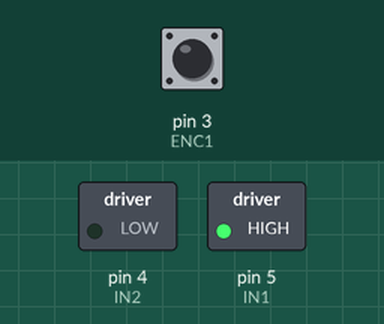
This sketch was run on a simulated Arduino Uno, built with avr-gcc and run on an emulated ATmega328P. Parts: switched loads named in the sketch (green lamp = pin HIGH). The test bench sets the inputs (shaded band); at power-on: pin 3 (ENC1) HIGH. What the sketch prints to the serial monitor is not drawn.

Above: at 0.1 s.
Timing chart, 0 to 1.6 s (numbered marks = the images above):
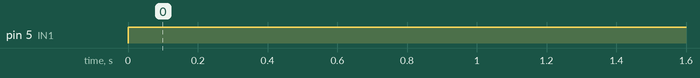

The sketch:

Una_vuelta.ino
```cpp
int IN1 = 5;    // Input3 conectada al pin 5
int IN2 = 4;    // Input4 conectada al pin 4
int ENC1 = 3;    // ENA conectada al pin 3 de Arduino

int contador=0;

void setup()
{
 pinMode (ENC1, INPUT);
 pinMode (IN1, OUTPUT);
 pinMode (IN2, OUTPUT);
 Serial.begin(9600);
attachInterrupt(1,interrupcion,RISING);
}

void loop()
{
  //Preparamos la salida para que el motor gire en un sentido
  digitalWrite (IN1, HIGH);
  digitalWrite (IN2, LOW);
  if(contador>1450){
    digitalWrite (IN1, LOW);
  }
  /*analogWrite(ENA,255);*/

  Serial.print("pulsos: ");
  Serial.println(contador);
  /*analogWrite(ENA,0);*/


 /* // Aplicamos PWM al pin ENB, haciendo girar el motor, cada 2 seg aumenta la velocidad
  analogWrite(ENA,55);
  delay(2000);
  analogWrite(ENA,105);
  delay(2000);
  analogWrite(ENA,255);
  delay(2000);
  // Apagamos el motor y esperamos 5 seg
  analogWrite(ENA,0);
  delay(2000);*/
}

void interrupcion(){
  contador++;
}
```

Measured:
- by itself, pin 5 (IN1): LOW → HIGH at 0.00 s
